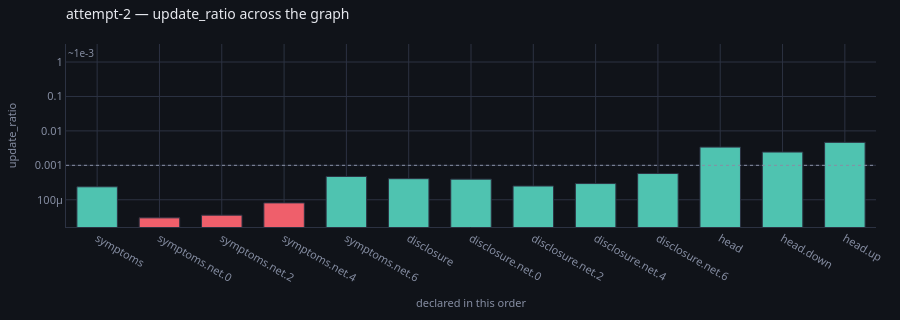

Notebook code cell kept with this figure:
### Markdown cell above
## Symptom 2 — it half worked, and the residue is the clue

The `disclosure` branch is clean now. The `symptoms` branch is **still**
`STALLED`, and the loss barely moved.

### Code cell
profile(store, run="attempt-2", of="update_ratio")

### Figure 1 — Plotly figure (JSON) as saved in the notebook; plotly's stock layout.template omitted (floating-point values rounded to 4 significant figures)
{"data": [{"customdata": ["nothing tripped", "STALLED", "STALLED", "STALLED", "nothing tripped", "nothing tripped", "nothing tripped", "nothing tripped", "nothing tripped", "nothing tripped", "nothing tripped", "nothing tripped", "nothing tripped"], "hovertemplate": "<b>%{x}</b><br>%{y:.3e}<br>%{customdata}<extra></extra>", "marker": {"color": ["#4fc3b0", "#ef5f6b", "#ef5f6b", "#ef5f6b", "#4fc3b0", "#4fc3b0", "#4fc3b0", "#4fc3b0", "#4fc3b0", "#4fc3b0", "#4fc3b0", "#4fc3b0", "#4fc3b0"], "line": {"color": "#2c3242", "width": 1}}, "type": "bar", "x": ["symptoms", "symptoms.net.0", "symptoms.net.2", "symptoms.net.4", "symptoms.net.6", "disclosure", "disclosure.net.0", "disclosure.net.2", "disclosure.net.4", "disclosure.net.6", "head", "head.down", "head.up"], "y": [0.0002378, 2.983e-05, 3.572e-05, 8.103e-05, 0.0004744, 0.0004092, 0.0003974, 0.0002507, 0.0002952, 0.0005784, 0.003382, 0.00243, 0.004647]}], "layout": {"annotations": [{"font": {"color": "#868ea3", "size": 10}, "showarrow": false, "text": "~1e-3", "x": 0, "xanchor": "left", "xref": "x domain", "y": 0.001, "yanchor": "bottom", "yref": "y"}], "bargap": 0.35, "font": {"color": "#e7e9ef", "family": "system-ui, -apple-system, Segoe UI, Roboto, sans-serif", "size": 12}, "height": 320, "hoverlabel": {"align": "left", "bgcolor": "#1a1e28", "bordercolor": "#2c3242", "font": {"color": "#e7e9ef", "family": "system-ui, -apple-system, Segoe UI, Roboto, sans-serif"}}, "legend": {"bgcolor": "rgba(0,0,0,0)", "font": {"color": "#868ea3"}, "orientation": "h", "x": 1, "xanchor": "right", "y": 1.02, "yanchor": "bottom"}, "margin": {"b": 44, "l": 56, "r": 24, "t": 44}, "paper_bgcolor": "#101319", "plot_bgcolor": "#101319", "shapes": [{"line": {"color": "#868ea3", "dash": "dot", "width": 1}, "type": "line", "x0": 0, "x1": 1, "xref": "x domain", "y0": 0.001, "y1": 0.001, "yref": "y"}], "showlegend": false, "title": {"font": {"size": 14}, "text": "attempt-2 — update_ratio across the graph", "x": 0, "xanchor": "left", "xref": "paper", "y": 0.97, "yanchor": "top"}, "xaxis": {"gridcolor": "#2c3242", "linecolor": "#2c3242", "tickfont": {"color": "#868ea3", "size": 11}, "title": {"font": {"color": "#868ea3", "size": 11}, "text": "declared in this order"}, "zerolinecolor": "#2c3242"}, "yaxis": {"gridcolor": "#2c3242", "linecolor": "#2c3242", "tickfont": {"color": "#868ea3", "size": 11}, "title": {"font": {"color": "#868ea3", "size": 11}, "text": "update_ratio"}, "type": "log", "zerolinecolor": "#2c3242"}}}
